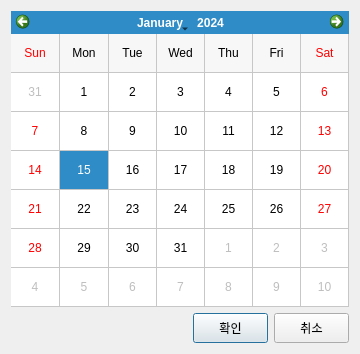
<?xml version="1.0" encoding="UTF-8"?>
<ui version="4.0">
 <class>Dialog</class>
 <widget class="QDialog" name="Dialog">
  <property name="windowModality">
   <enum>Qt::ApplicationModal</enum>
  </property>
  <property name="geometry">
   <rect>
    <x>0</x>
    <y>0</y>
    <width>360</width>
    <height>354</height>
   </rect>
  </property>
  <property name="windowTitle">
   <string>Dialog</string>
  </property>
  <property name="modal">
   <bool>true</bool>
  </property>
  <layout class="QGridLayout" name="gridLayout">
   <item row="0" column="0" colspan="2">
    <widget class="QCalendarWidget" name="calendarWidget">
     <property name="firstDayOfWeek">
      <enum>Qt::Sunday</enum>
     </property>
     <property name="gridVisible">
      <bool>true</bool>
     </property>
     <property name="horizontalHeaderFormat">
      <enum>QCalendarWidget::ShortDayNames</enum>
     </property>
     <property name="verticalHeaderFormat">
      <enum>QCalendarWidget::NoVerticalHeader</enum>
     </property>
     <property name="navigationBarVisible">
      <bool>true</bool>
     </property>
    </widget>
   </item>
   <item row="1" column="0">
    <spacer name="horizontalSpacer">
     <property name="orientation">
      <enum>Qt::Horizontal</enum>
     </property>
     <property name="sizeHint" stdset="0">
      <size>
       <width>238</width>
       <height>20</height>
      </size>
     </property>
    </spacer>
   </item>
   <item row="1" column="1">
    <layout class="QHBoxLayout" name="horizontalLayout">
     <item>
      <widget class="QPushButton" name="ok_btn">
       <property name="minimumSize">
        <size>
         <width>75</width>
         <height>30</height>
        </size>
       </property>
       <property name="maximumSize">
        <size>
         <width>75</width>
         <height>30</height>
        </size>
       </property>
       <property name="text">
        <string>확인</string>
       </property>
      </widget>
     </item>
     <item>
      <widget class="QPushButton" name="no_btn">
       <property name="minimumSize">
        <size>
         <width>75</width>
         <height>30</height>
        </size>
       </property>
       <property name="maximumSize">
        <size>
         <width>75</width>
         <height>30</height>
        </size>
       </property>
       <property name="text">
        <string>취소</string>
       </property>
      </widget>
     </item>
    </layout>
   </item>
  </layout>
 </widget>
 <resources/>
 <connections/>
</ui>
